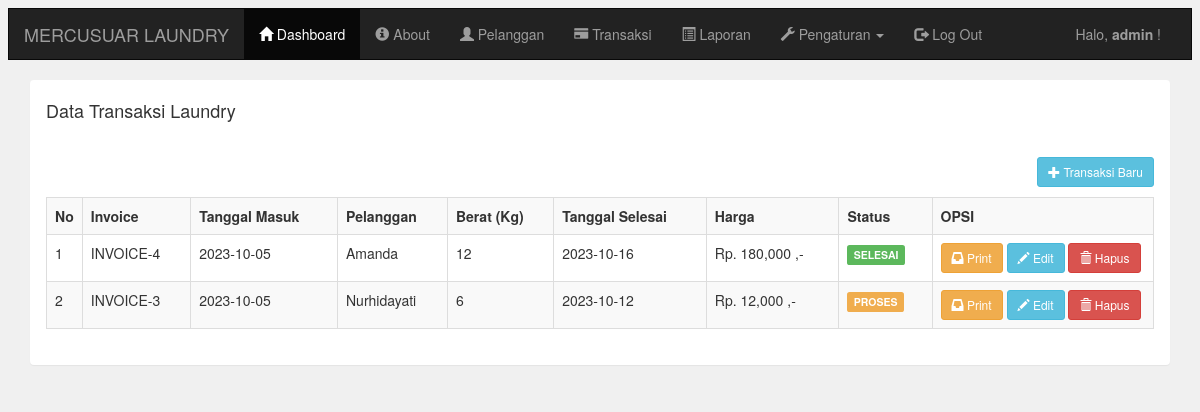
Screenshot of /admin/transaksi.php (signed in) with the database file from the repository.
### tables this page shows
CREATE TABLE `pelanggan` (
  `pelanggan_id` int(11) NOT NULL,
  `pelanggan_nama` varchar(225) NOT NULL,
  `pelanggan_hp` varchar(225) NOT NULL,
  `pelanggan_alamat` text NOT NULL
);

CREATE TABLE `transaksi` (
  `transaksi_id` int(11) NOT NULL,
  `transaksi_tgl` date NOT NULL,
  `transaksi_pelanggan` int(11) NOT NULL,
  `transaksi_harga` int(11) NOT NULL,
  `transaksi_berat` int(11) NOT NULL,
  `transaksi_tgl_selesai` date NOT NULL,
  `transaksi_status` int(11) NOT NULL
);

### admin/transaksi.php (the view)
<?php include 'header.php'; ?>
<div class="container">
    <div class="panel">
        <div class="panel-heading">
            <h4>Data Transaksi Laundry</h4>
        </div>
        <div class="panel-body">
            <a href="transaksi_tambah.php" class="btn btn-sm btn-info pull-right"><span class="glyphicon glyphicon-plus"></span> Transaksi Baru</a>
            <br/>
            <br/>
            <table class="table table-bordered table-striped">
                <tr>
                    <th width="1%">No</th>
                    <th>Invoice</th>
                    <th>Tanggal Masuk</th>
                    <th>Pelanggan</th>
                    <th>Berat (Kg)</th>
                    <th>Tanggal Selesai</th>
                    <th>Harga</th>
                    <th>Status</th>
                    <th width="20%">OPSI</th>
                </tr>
                <?php
                include '../koneksi.php';
                $data = mysqli_query($koneksi,"select * from pelanggan,transaksi where transaksi_pelanggan=pelanggan_id order by transaksi_id desc");
                $no = 1;
                while($d=mysqli_fetch_array($data)){
                    ?>
                    <tr>
                        <td><?php echo $no++; ?></td>
                        <td>INVOICE-<?php echo $d['transaksi_id']; ?></td>
                        <td><?php echo $d['transaksi_tgl']; ?></td>
                        <td><?php echo $d['pelanggan_nama']; ?></td>
                        <td><?php echo $d['transaksi_berat']; ?></td>
                        <td><?php echo $d['transaksi_tgl_selesai']; ?></td>
                        <td><?php echo "Rp. ".number_format($d['transaksi_harga']) ." ,-"; ?></td>
                        <td>
                            <?php
                            if($d['transaksi_status']=="0"){
                                echo "<div class='label label-warning'>PROSES</div>";
                            }else if($d['transaksi_status']=="1"){
                                echo "<div class='label label-info'>DICUCI</div>";
                            }else if($d['transaksi_status']=="2"){
                                echo "<div class='label label-success'>SELESAI</div>";
                            }
                            ?>
                        </td>
                        <td>
                            <a href="transaksi_invoice.php?id=<?php echo $d['transaksi_id']; ?>" target="_blank" class="btn btn-sm btn-warning"><span class="glyphicon glyphicon-inbox"></span> Print</a>
                            <a href="transaksi_edit.php?id=<?php echo $d['transaksi_id']; ?>" class="btn btn-sm btn-info"><span class="glyphicon glyphicon-pencil"></span> Edit</a>
                            <a href="transaksi_hapus.php?id=<?php echo $d['transaksi_id']; ?>" class="btn btn-sm btn-danger"><span class="glyphicon glyphicon-trash"></span> Hapus</a>
                        </td>
                    </tr>
                    <?php
                }
                ?>
            </table>
        </div>
    </div>
</div>
<?php include 'footer.php'; ?>

### rows the page displays
pelanggan: transaksi.transaksi_id "4", transaksi.transaksi_tgl "2023-10-05", pelanggan_nama "Amanda", transaksi.transaksi_berat "12", transaksi.transaksi_tgl_selesai "2023-10-16", transaksi.transaksi_harga "180,000", shows "SELESAI"
pelanggan: transaksi.transaksi_id "3", transaksi.transaksi_tgl "2023-10-05", pelanggan_nama "Nurhidayati", transaksi.transaksi_berat "6", transaksi.transaksi_tgl_selesai "2023-10-12", transaksi.transaksi_harga "12,000", shows "PROSES"

### other values shown
$_SESSION['username'] "admin"
